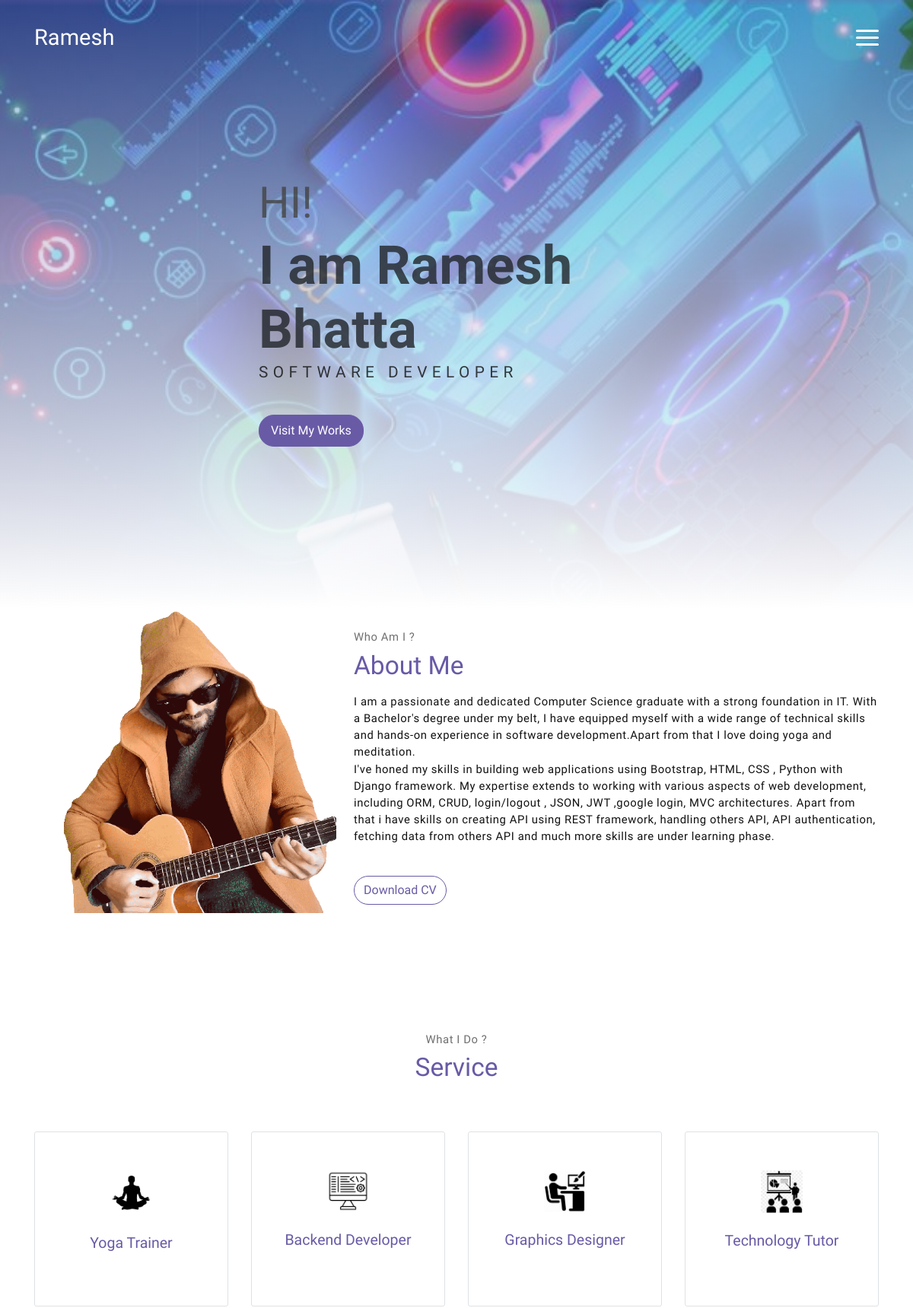
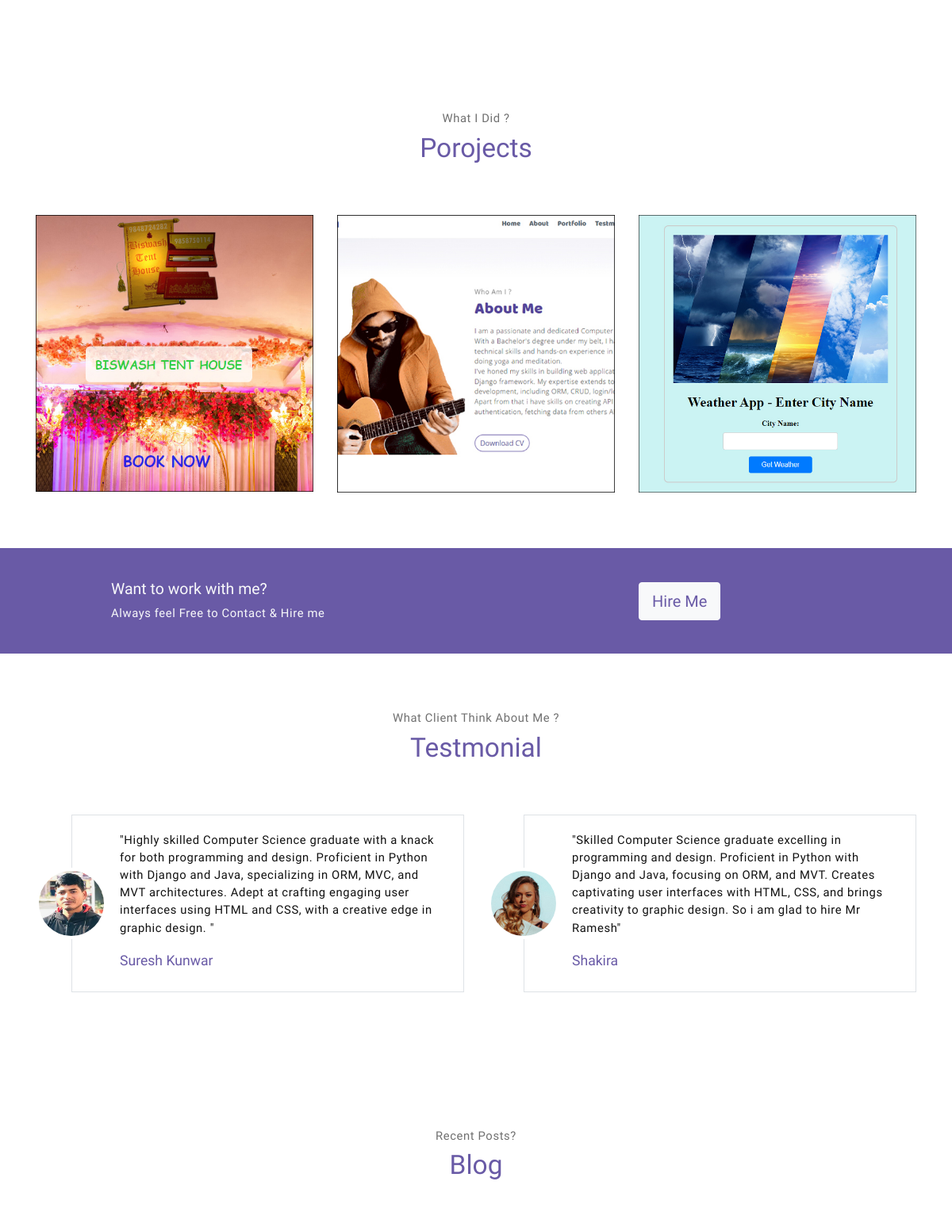
The page / (upper part) on the database its author committed (2 pictures, top to bottom).
### portfolio/models.py (models this page shows)
class ServiceInfo(models.Model):
       service_image = models.ImageField(upload_to='images/', null=True)
       service_title=models.CharField(max_length=250,default='title')
       service_sub_title=models.TextField(max_length=300,default='sub-title')

class ProjectInfo(models.Model):
       project_link=models.URLField(max_length=200,default=1)
       project_image = models.ImageField(upload_to='images/', null=True)
       project_category=models.CharField(max_length=250)
       project_name=models.CharField(max_length=250)

class TestimonialInfo(models.Model):
       client_image = models.ImageField(upload_to='images/', null=True)
       client_opinion=models.TextField(max_length=400)
       client_name=models.CharField(max_length=250)

### portfolio/views.py (the view, shortened to what this page needs)
# urls.py: path('',views.dataHandler, name='contactsection'),
def dataHandler(request):
    services=ServiceInfo.objects.all()
    projects=ProjectInfo.objects.all()
    testimonials=TestimonialInfo.objects.all()
    blogs=BlogInfo.objects.all()
    context={
        'services': services,
        'projects': projects,
        'testimonials': testimonials,
        'blogs': blogs,
    }
    return render(request,'portfolio/index.html',context)

### portfolio/templates/portfolio/index.html (shortened to what this page needs)
{% extends 'portfolio/base.html' %}
{% load static %}
{% block body %}
{% include 'portfolio/about.html' %}
{% include 'portfolio/service.html' %}
{% include 'portfolio/portfolio.html' %}
{% include 'portfolio/hire.html' %}
{% include 'portfolio/testimonial.html' %}
{% include 'portfolio/blog.html' %}
{% endblock %}

### portfolio/templates/portfolio/service.html (shortened to what this page needs)
<section class="section" id="service">
    <div class="container text-center">
        <p class="section-subtitle">What I Do ?</p>
        <h6 class="section-title mb-6">Service</h6>
        <div class="row">
            {% for service in services %}
            <div class="col-md-6 col-lg-3">
                <div class="service-card">
                    <div id="services" class="body">
                        <img src={{service.service_image.url}} alt="service1 image" class="icon">
                        <h6 class="title">{{service.service_title}}</h6>
                    </div>
                </div>
            </div>
            {% endfor %}
        </div>
    </div>
</section>

### portfolio/templates/portfolio/portfolio.html (shortened to what this page needs)
 <section class="section" id="portfolio">
    <div class="container text-center">
        <p class="section-subtitle">What I Did ?</p>
        <h6 class="section-title mb-6">Porojects</h6>
        <div class="row">
            {% for project in projects %}
            <div class="col-md-4">
                <a href="{{project.project_link}}" class="portfolio-card" target="_blank">
                    <img src="{{project.project_image.url}}" class="portfolio-card-img" alt="job1 image">
                </a>
            </div>
            {% endfor %}
        </div>
    </div>
</section>

### portfolio/templates/portfolio/testimonial.html
  <section class="section" id="testmonial">
    <div class="container text-center">
        <p class="section-subtitle">What Client Think About Me ?</p>
        <h6 class="section-title mb-6">Testmonial</h6>
        <div class="row">
            {% for testimony in testimonials %}
            <div class="col-md-6">
                <div class="testimonial-card">
                    <div class="testimonial-card-img-holder">
                        <img src="{{testimony.client_image.url}}" class="testimonial-card-img" alt="suresh Kunwar">
                    </div>
                    <div class="testimonial-card-body">
                        <p class="testimonial-card-subtitle"> {{testimony.client_opinion}}</p>
                        <h6 class="testimonial-card-title">{{testimony.client_name}}</h6>
                    </div>
                </div>
            </div>
            {% endfor %}
        </div>
    </div>
</section>

### rows shown on the page
ServiceInfo: service_image (picture), service_title "Yoga Trainer"
ServiceInfo: service_image (picture), service_title "Backend Developer"
ServiceInfo: service_image (picture), service_title "Graphics Designer"
ServiceInfo: service_image (picture), service_title "Technology Tutor"
ProjectInfo: project_image (picture)
ProjectInfo: project_image (picture)
ProjectInfo: project_image (picture)
TestimonialInfo: client_image (picture), client_opinion "\"Highly skilled Computer Science graduate with a knack for both programming and design. Proficient in Python with Django and Java, specializing in ORM, MVC, and MVT architectures. Adept at crafting engaging user interfaces using HTML and CSS, with a creative edge in graphic design. \"", client_name "Suresh Kunwar"
TestimonialInfo: client_image (picture), client_opinion "\"Skilled Computer Science graduate excelling in programming and design. Proficient in Python with Django and Java, focusing on ORM, and MVT. Creates captivating user interfaces with HTML, CSS, and brings creativity to graphic design. So i am glad to hire Mr Ramesh\"", client_name "Shakira"
